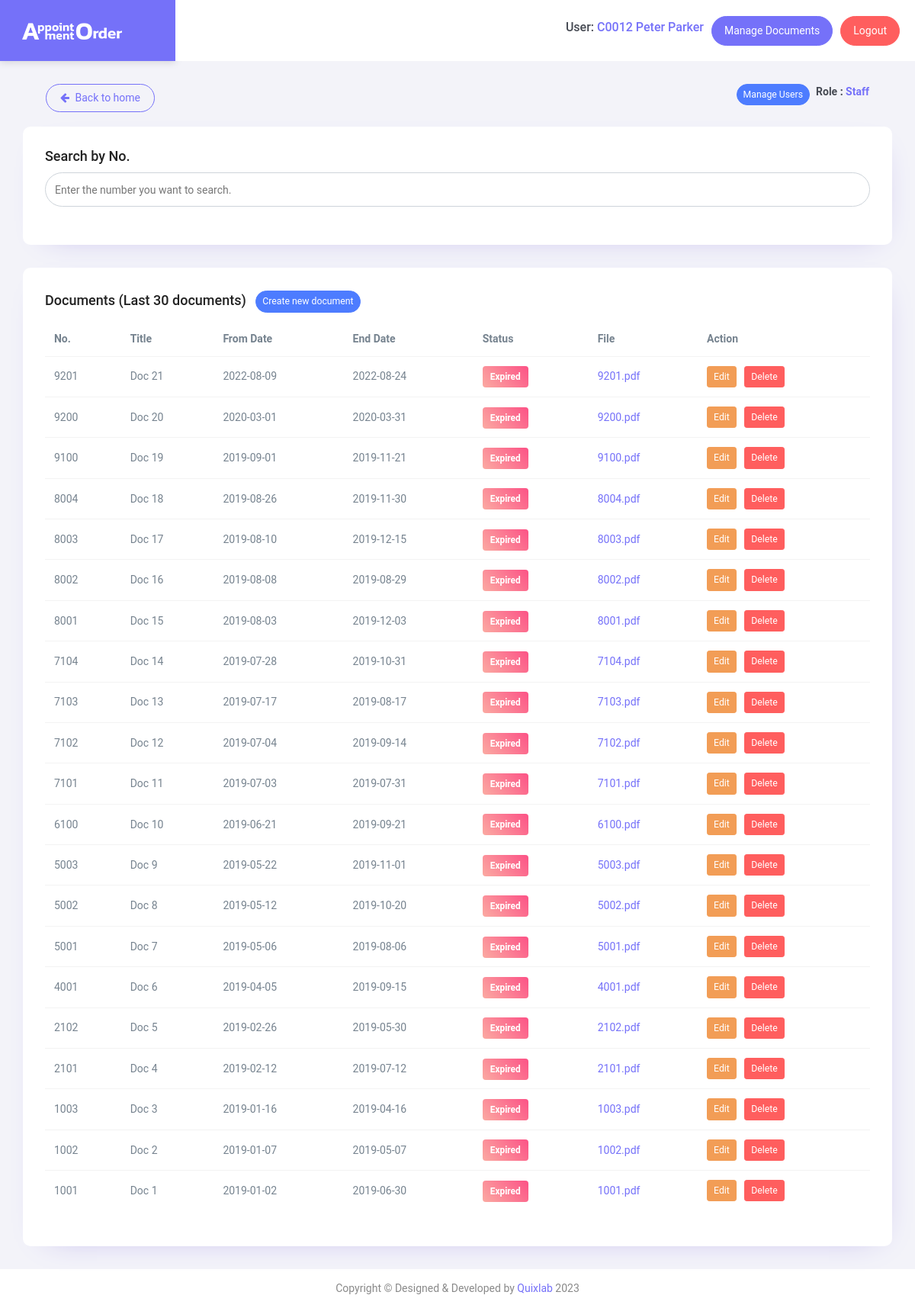
Screenshot of /staff/dashboard.php (signed in) with the database file from the repository.
### tables this page shows
CREATE TABLE `documents` (
  `id` int(11) NOT NULL COMMENT 'ID',
  `doc_num` varchar(20) NOT NULL COMMENT 'Doc No.',
  `doc_title` varchar(255) NOT NULL COMMENT 'Title',
  `doc_frdate` date NOT NULL COMMENT 'Start Date',
  `doc_todate` date DEFAULT NULL COMMENT 'End Date',
  `doc_filename` varchar(100) DEFAULT NULL COMMENT 'Filename',
  `doc_exp_sts` char(1) NOT NULL COMMENT 'Y = Expired / N = Valid'
);

### staff/dashboard.php (the view, shortened to what this page needs)
<?php
require_once('../db/connect.php');
$sql = "SELECT *
        FROM documents
        ORDER BY id DESC
        LIMIT 0, 30";
$stmt = $dbconn->prepare($sql);
$stmt->execute();
$result = $stmt->get_result();
$doc_list = $result->fetch_all(MYSQLI_ASSOC);
?>
<!DOCTYPE html>
<html lang="en">
<head>
    <link href="/assets/css/style.min.css" rel="stylesheet">
    <link href="/assets/icons/font-awesome/css/font-awesome.min.css" rel="stylesheet">
</head>
<body>
    <div id="main-wrapper">
        <?php require_once "../components/header.php"; ?>
        <div class="content-body">
            <div class="container-fluid">
                <div class="row page-titles mx-0">
                    <a href="/" class="btn btn-rounded btn-outline-primary mb-1">
                        <i class="fa fa-arrow-left mr-1" aria-hidden="true"></i> Back to home
                    </a>
                    <div class="col p-md-0">
                        <ol class="breadcrumb">
                            <ul class="mr-2">
                                <a href="/staff/users/manage.php" class="btn btn-sm btn-rounded btn-info text-white">
                                    Manage Users
                                </a>
                            </ul>
                            <ul>
                                <b>
                                    <span class="text-dark">Role : </span>
                                    <span class="text-primary">Staff</span>
                                </b>
                            </ul>
                        </ol>
                    </div>
                </div>
                <div class="row">
                    <div class="col-12">
                        <div class="card">
                            <div class="card-body">
                                <h4 class="card-title">Search by No.</h4>
                                <div class="form-group">
                                    <div class="input-group">
                                        <input type="text" id="doc_num" onkeyup="search();" class="form-control input-rounded" placeholder="Enter the number you want to search.">
                                    </div>
                                </div>
                            </div>
                        </div>
                    </div>
                </div>
                <div class="row">
                    <div class="col-12">
                        <div class="card">
                            <div class="card-body">
                                <h4 class="card-title">
                                    Documents (Last 30 documents)
                                    <a href="/staff/documents/new.php" class="btn btn-sm btn-rounded btn-info ml-2">
                                        Create new document
                                    </a>
                                </h4>
                                <div class="table-responsive">
                                    <table class="table header-border">
                                        <thead>
                                            <tr>
                                                <th>No.</th>
                                                <th>Title</th>
                                                <th>From Date</th>
                                                <th>End Date</th>
                                                <th>Status</th>
                                                <th>File</th>
                                                <th>Action</th>
                                            </tr>
                                        </thead>
                                        <tbody id="display_doc">
                                            <?php foreach ($doc_list as $doc) : ?>
                                                <tr>
                                                    <td><?php echo $doc['doc_num'] ?></td>
                                                    <td><?php echo $doc['doc_title'] ?></td>
                                                    <td><?php echo $doc['doc_frdate'] ?></td>
                                                    <td><?php echo $doc['doc_todate'] ?></td>
                                                    <td>
                                                        <?php if ($doc['doc_exp_sts'] === 'Y') : ?>
                                                            <span class="label gradient-2 rounded">Expired</span>
                                                        <?php elseif ($doc['doc_exp_sts'] === 'N') : ?>
                                                            <span class="label gradient-1 rounded">Activate</span>
                                                        <?php endif; ?>
                                                    </td>
                                                    <td>
                                                        <a href="/assets/order/<?php echo $doc['doc_filename'] ?>" class="text-primary">
                                                            <?php echo $doc['doc_filename'] ?>
                                                        </a>
                                                    </td>
                                                    <td>
                                                        <a href="/staff/documents/edit.php?id=<?php echo $doc['id'] ?>" class="btn btn-sm btn-warning text-white">
                                                            Edit
                                                        </a>
                                                        <a href="/staff/documents/delete.php?id=<?php echo $doc['id'] ?>" onclick="return confirm('Do you want to delete this documents?')" class="btn btn-sm btn-danger">
                                                            Delete
                                                        </a>
                                                    </td>
                                                </tr>
                                            <?php endforeach; ?>
                                        </tbody>
                                    </table>
                                </div>
                            </div>
                        </div>
                    </div>
                </div>
            </div>
        </div>
        <?php require_once "../components/footer.php"; ?>
    </div>
</body>
</html>

### rows the page displays
documents: doc_num "9201", doc_title "Doc 21", doc_frdate "2022-08-09", doc_todate "2022-08-24", doc_exp_sts "Expired", doc_filename "9201.pdf"
documents: doc_num "9200", doc_title "Doc 20", doc_frdate "2020-03-01", doc_todate "2020-03-31", doc_exp_sts "Expired", doc_filename "9200.pdf"
documents: doc_num "9100", doc_title "Doc 19", doc_frdate "2019-09-01", doc_todate "2019-11-21", doc_exp_sts "Expired", doc_filename "9100.pdf"
documents: doc_num "8004", doc_title "Doc 18", doc_frdate "2019-08-26", doc_todate "2019-11-30", doc_exp_sts "Expired", doc_filename "8004.pdf"
documents: doc_num "8003", doc_title "Doc 17", doc_frdate "2019-08-10", doc_todate "2019-12-15", doc_exp_sts "Expired", doc_filename "8003.pdf"
documents: doc_num "8002", doc_title "Doc 16", doc_frdate "2019-08-08", doc_todate "2019-08-29", doc_exp_sts "Expired", doc_filename "8002.pdf"
documents: doc_num "8001", doc_title "Doc 15", doc_frdate "2019-08-03", doc_todate "2019-12-03", doc_exp_sts "Expired", doc_filename "8001.pdf"
documents: doc_num "7104", doc_title "Doc 14", doc_frdate "2019-07-28", doc_todate "2019-10-31", doc_exp_sts "Expired", doc_filename "7104.pdf"
documents: doc_num "7103", doc_title "Doc 13", doc_frdate "2019-07-17", doc_todate "2019-08-17", doc_exp_sts "Expired", doc_filename "7103.pdf"
documents: doc_num "7102", doc_title "Doc 12", doc_frdate "2019-07-04", doc_todate "2019-09-14", doc_exp_sts "Expired", doc_filename "7102.pdf"
documents: doc_num "7101", doc_title "Doc 11", doc_frdate "2019-07-03", doc_todate "2019-07-31", doc_exp_sts "Expired", doc_filename "7101.pdf"
documents: doc_num "6100", doc_title "Doc 10", doc_frdate "2019-06-21", doc_todate "2019-09-21", doc_exp_sts "Expired", doc_filename "6100.pdf"
documents: doc_num "5003", doc_title "Doc 9", doc_frdate "2019-05-22", doc_todate "2019-11-01", doc_exp_sts "Expired", doc_filename "5003.pdf"
documents: doc_num "5002", doc_title "Doc 8", doc_frdate "2019-05-12", doc_todate "2019-10-20", doc_exp_sts "Expired", doc_filename "5002.pdf"
documents: doc_num "5001", doc_title "Doc 7", doc_frdate "2019-05-06", doc_todate "2019-08-06", doc_exp_sts "Expired", doc_filename "5001.pdf"
documents: doc_num "4001", doc_title "Doc 6", doc_frdate "2019-04-05", doc_todate "2019-09-15", doc_exp_sts "Expired", doc_filename "4001.pdf"
documents: doc_num "2102", doc_title "Doc 5", doc_frdate "2019-02-26", doc_todate "2019-05-30", doc_exp_sts "Expired", doc_filename "2102.pdf"
documents: doc_num "2101", doc_title "Doc 4", doc_frdate "2019-02-12", doc_todate "2019-07-12", doc_exp_sts "Expired", doc_filename "2101.pdf"
documents: doc_num "1003", doc_title "Doc 3", doc_frdate "2019-01-16", doc_todate "2019-04-16", doc_exp_sts "Expired", doc_filename "1003.pdf"
documents: doc_num "1002", doc_title "Doc 2", doc_frdate "2019-01-07", doc_todate "2019-05-07", doc_exp_sts "Expired", doc_filename "1002.pdf"
documents: doc_num "1001", doc_title "Doc 1", doc_frdate "2019-01-02", doc_todate "2019-06-30", doc_exp_sts "Expired", doc_filename "1001.pdf"

### other values shown
$_SESSION['username'] "C0012"
$_SESSION['pName'] "Peter Parker"
